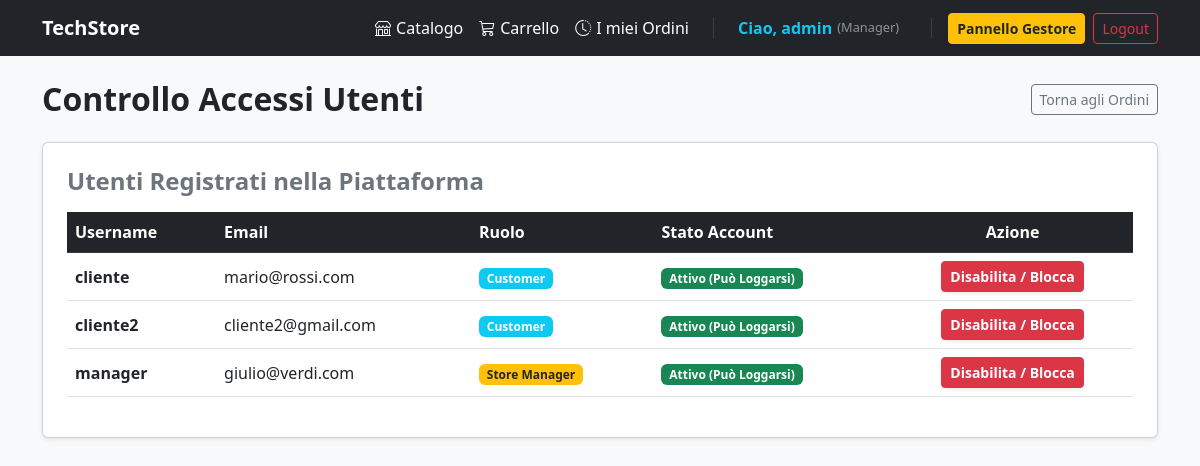
Screenshot of /gestione/utenti/ (signed in) with the database file from the repository.
### accounts/models.py (models this page shows)
class CustomUser(AbstractUser):
    CUSTOMER = 'customer'
    STORE_MANAGER = 'store_manager'
    ROLE_CHOICES = [
        (CUSTOMER, 'Customer'),
        (STORE_MANAGER, 'Store Manager'),
    ]
    role = models.CharField(
        max_length=20,
        choices=ROLE_CHOICES,
        default=CUSTOMER,
        help_text="Ruolo dell'utente all'interno dell'e-commerce"
    )
    def is_manager(self):
        return self.role == self.STORE_MANAGER

### accounts/views.py (the view)
# urls.py: path('gestione/utenti/', views.manager_users_list, name='manager_users'),
@login_required
def manager_users_list(request):
    if not (request.user.is_manager() or request.user.is_superuser):
        messages.error(request, "Accesso negato. Non hai i permessi per gestire gli utenti.")
        return redirect('product_list')
    users = CustomUser.objects.filter(is_superuser=False).order_by('username')
    return render(request, 'gestioneUtenti.html', {'users': users})

### templates/gestioneUtenti.html (shortened to what this page needs)
{% extends 'base.html' %}
{% block content %}
<div class="row mt-4">
    <div class="col-12">
        <div class="d-flex justify-content-between align-items-center mb-4">
            <h2 class="fw-bold m-0">Controllo Accessi Utenti</h2>
            <a href="{% url 'manager_dashboard' %}" class="btn btn-outline-secondary btn-sm">Torna agli Ordini</a>
        </div>
        <div class="card shadow-sm p-4">
            <h4 class="fw-bold text-secondary mb-3">Utenti Registrati nella Piattaforma</h4>
            {% if users %}
                <div class="table-responsive">
                    <table class="table table-hover align-middle">
                        <thead class="table-dark">
                            <tr>
                                <th>Username</th>
                                <th>Email</th>
                                <th>Ruolo</th>
                                <th>Stato Account</th>
                                <th class="text-center">Azione</th>
                            </tr>
                        </thead>
                        <tbody>
                            {% for u in users %}
                                <tr>
                                    <td class="fw-bold">{{ u.username }}</td>
                                    <td>{{ u.email|default:"- Nessuna Email -" }}</td>
                                    <td>
                                        {% if u.is_manager %}
                                            <span class="badge bg-warning text-dark">Store Manager</span>
                                        {% else %}
                                            <span class="badge bg-info text-white">Customer</span>
                                        {% endif %}
                                    </td>
                                    <td>
                                        {% if u.is_active %}
                                            <span class="badge bg-success">Attivo (Può Loggarsi)</span>
                                        {% else %}
                                            <span class="badge bg-danger">Bloccato (Accesso Negato)</span>
                                        {% endif %}
                                    </td>
                                    <td class="text-center">
                                        {% if u.is_active %}
                                            <a href="{% url 'toggle_user_status' u.id %}" class="btn btn-sm btn-danger shadow-sm fw-bold">
                                                Disabilita / Blocca
                                            </a>
                                        {% else %}
                                            <a href="{% url 'toggle_user_status' u.id %}" class="btn btn-sm btn-success shadow-sm fw-bold">
                                                Riattiva Account
                                            </a>
                                        {% endif %}
                                    </td>
                                </tr>
                            {% endfor %}
                        </tbody>
                    </table>
                </div>
            {% else %}
                <div class="text-center py-5">
                    <p class="text-muted fs-5">Nessun utente registrato nel sistema oltre agli amministratori.</p>
                </div>
            {% endif %}
        </div>
    </div>
</div>
{% endblock %}

### templates/base.html (shortened to what this page needs)
<!doctype html>
<html lang="it">
  <head>
    <link
      href="https://cdn.jsdelivr.net/npm/bootstrap@5.3.0/dist/css/bootstrap.min.css"
      rel="stylesheet"
    />
    <link
      href="https://cdn.jsdelivr.net/npm/bootstrap-icons@1.11.3/font/bootstrap-icons.min.css"
      rel="stylesheet"
    />
  </head>
  <body class="bg-light">
    <nav class="navbar navbar-expand-lg navbar-dark bg-dark mb-4">
      <div class="container">
        <a class="navbar-brand fw-bold" href="{% url 'product_list' %}"
          >TechStore</a
        >
        <div class="collapse navbar-collapse" id="navbarNav">
          <ul class="navbar-expand navbar-nav ms-auto align-items-center">
            <li class="nav-item">
              <a class="nav-link text-white" href="{% url 'product_list' %}">
                <i class="bi bi-shop"></i> Catalogo
              </a>
            </li>
            <li class="nav-item">
              <a class="nav-link text-white position-relative" href="{% url 'cart_detail' %}">
                <i class="bi bi-cart3"></i> Carrello
              </a>
            </li>
            {% if user.is_authenticated %}
            <li class="nav-item">
              <a class="nav-link text-white" href="{% url 'userOrders' %}">
                <i class="bi bi-clock-history"></i> I miei Ordini
              </a>
            </li>
            {% endif %}
            {% if user.is_authenticated %}
            <li class="nav-item">
              <a class="nav-link text-info fw-semibold me-2" href="{% url 'profile' %}">
                Ciao, {{ user.username }}
                <span style="font-size: 0.8rem; font-weight: normal;" class="text-white-50">
                  ({% if user.is_manager or user.is_superuser %}Manager{% else %}Cliente{% endif %})
                </span>
              </a>
            </li>
            {% if user.is_manager or user.is_superuser %}
            <li class="nav-item">
              <a class="btn btn-sm btn-warning text-dark fw-bold me-2 shadow-sm" href="{% url 'manager_dashboard' %}">
                Pannello Gestore
              </a>
            </li>
            {% endif %}
            <li class="nav-item">
              <form
                action="{% url 'logout' %}"
                method="post"
                class="d-inline"
              >
                <button type="submit" class="btn btn-sm btn-outline-danger">
                  Logout
                </button>
              </form>
            </li>
            {% endif %}
          </ul>
        </div>
      </div>
    </nav>
    <div class="container">
      {% block content %} {% endblock %}
    </div>
  </body>
</html>

### templates/base.html (style rules this page uses)
.navbar-nav .nav-link { font-weight: 500; padding: 0.4rem 0.75rem; border-radius: 6px; transition: background-color 0.2s ease, color 0.2s ease; display: flex; align-items: center; gap: 5px; }

### rows the page displays
CustomUser: username "admin"
CustomUser: username "cliente", email "mario@rossi.com", role "Customer", is_active "Attivo (Può Loggarsi)"
CustomUser: username "cliente2", email "cliente2@gmail.com", role "Customer", is_active "Attivo (Può Loggarsi)"
CustomUser: username "manager", email "giulio@verdi.com", role "Store Manager", is_active "Attivo (Può Loggarsi)"
